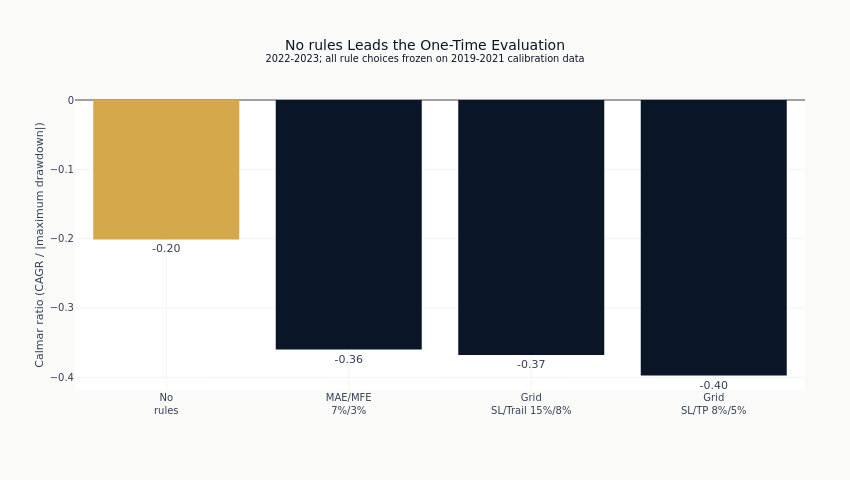

Here is the notebook cell this chart was saved with:
### Code cell
plot_rows = comparison.sort("calmar", descending=True)
plot_labels = [name.replace(" ", "<br>", 1) for name in plot_rows["configuration"]]
fig = go.Figure(
    go.Bar(
        x=plot_labels,
        y=plot_rows["calmar"],
        marker_color=[
            COLORS["amber"] if name == winner["configuration"] else COLORS["blue"]
            for name in plot_rows["configuration"]
        ],
        text=[f"{value:.2f}" for value in plot_rows["calmar"]],
        textposition="outside",
        cliponaxis=False,
        customdata=np.column_stack([plot_rows["sharpe"], plot_rows["cagr"], plot_rows["max_dd"]]),
        hovertemplate=(
            "Calmar: %{y:.2f}<br>Sharpe: %{customdata[0]:.2f}<br>"
            "CAGR: %{customdata[1]:.1%}<br>Max drawdown: %{customdata[2]:.1%}<extra></extra>"
        ),
    )
)
fig.update_layout(
    width=850,
    height=480,
    margin={"l": 75, "r": 45, "t": 100, "b": 90},
    title=(
        f"{winner['configuration']} Leads the One-Time Evaluation"
        "<br><sup>2022-2023; all rule choices frozen on 2019-2021 calibration data</sup>"
    ),
    xaxis={"title": None, "automargin": True},
    yaxis={"title": "Calmar ratio (CAGR / |maximum drawdown|)", "zeroline": True},
    showlegend=False,
)
fig.show()

### Figure 1 — Plotly figure (JSON) as saved in the notebook; plotly's stock layout.template omitted (floating-point values rounded to 4 significant figures)
{"data": [{"cliponaxis": false, "customdata": [[-0.2254, -0.06503, -0.3232], [-0.8273, -0.09186, -0.2552], [-0.7781, -0.1328, -0.3608], [-1.092, -0.1511, -0.3801]], "hovertemplate": "Calmar: %{y:.2f}<br>Sharpe: %{customdata[0]:.2f}<br>CAGR: %{customdata[1]:.1%}<br>Max drawdown: %{customdata[2]:.1%}<extra></extra>", "marker": {"color": ["#D4A84B", "#0a1628", "#0a1628", "#0a1628"]}, "text": ["-0.20", "-0.36", "-0.37", "-0.40"], "textposition": "outside", "type": "bar", "x": ["No<br>rules", "MAE/MFE<br>7%/3%", "Grid<br>SL/Trail 15%/8%", "Grid<br>SL/TP 8%/5%"], "y": [-0.2012, -0.36, -0.368, -0.3974]}], "layout": {"height": 480, "margin": {"b": 90, "l": 75, "r": 45, "t": 100}, "showlegend": false, "title": {"text": "No rules Leads the One-Time Evaluation<br><sup>2022-2023; all rule choices frozen on 2019-2021 calibration data</sup>"}, "width": 850, "xaxis": {"automargin": true, "title": {}}, "yaxis": {"title": {"text": "Calmar ratio (CAGR / |maximum drawdown|)"}, "zeroline": true}}}
